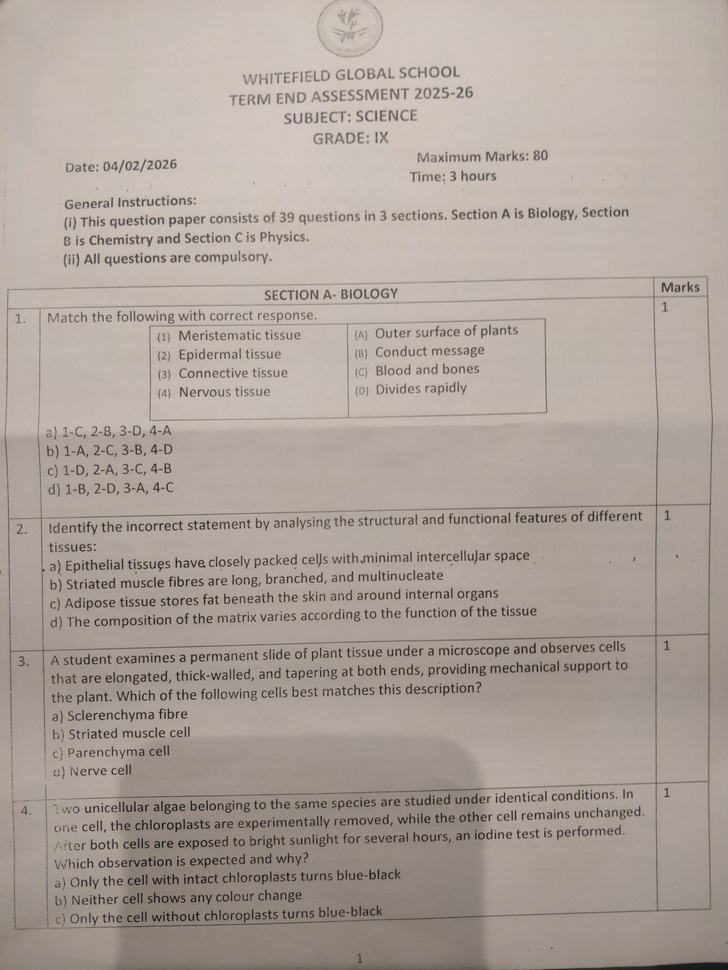
#> input picture data/raw_images/IMG_20260205_175022.jpg, 728 x 970 px, shrunk from 1636 x 2181 before the run, found by its file name; its folder holds only this picture in this run
$ python -i preprocess.py   (imports and definitions only)
#> lines starting #> are read from the running program, lines starting #| are printed output that depends on the picture; after the words box and inside, x2 and y2 are one past the last pixel; in counts of white or black regions, pixels touching at a corner belong together
#Image preprocessing
# 2. Increase contrast
# 3. Remove noise
# 4. Binarize (black & white)


import cv2 as cv
import os


def preprocessImg():
    imgs = os.listdir("data\\raw_images")
    proc_imgs=[]
    for img in imgs:
        path = os.path.join("data\\raw_images", img)        #Joining image path names for OpenCV to receive them properly
        proc_imgs.append(path)

    for proc_img in proc_imgs:
        img = cv.imread(proc_img)
#> img is the input picture: shape (970, 728, 3); mean B, G, R 155.1, 162.2, 172.5
        gray_img = cv.cvtColor(img, cv.COLOR_BGR2GRAY)         #Convert to grayscale
        alpha = 1.5 #increases contrat highly
        beta = 0.25 #increases brightness slightly
        cont_img = cv.convertScaleAbs(gray_img, alpha=alpha, beta=beta)   # contrasted image
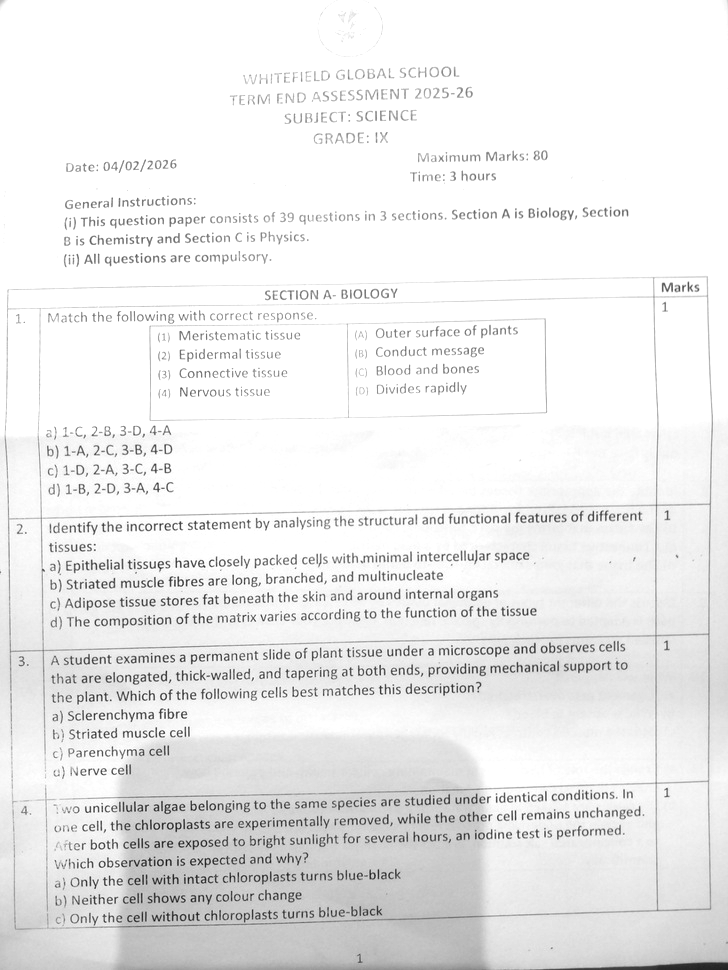
#> cont_img: shape (970, 728); min 8, max 255, mean 235.9
        blur_img = cv.GaussianBlur(cont_img, (5,5), 0)  #to remove noise from image
        binary = cv.adaptiveThreshold(                  #So that text seperates from background, making text black, background white
        blur_img,
        255,
        cv.ADAPTIVE_THRESH_GAUSSIAN_C,
        cv.THRESH_BINARY,
        11,
        2
        )
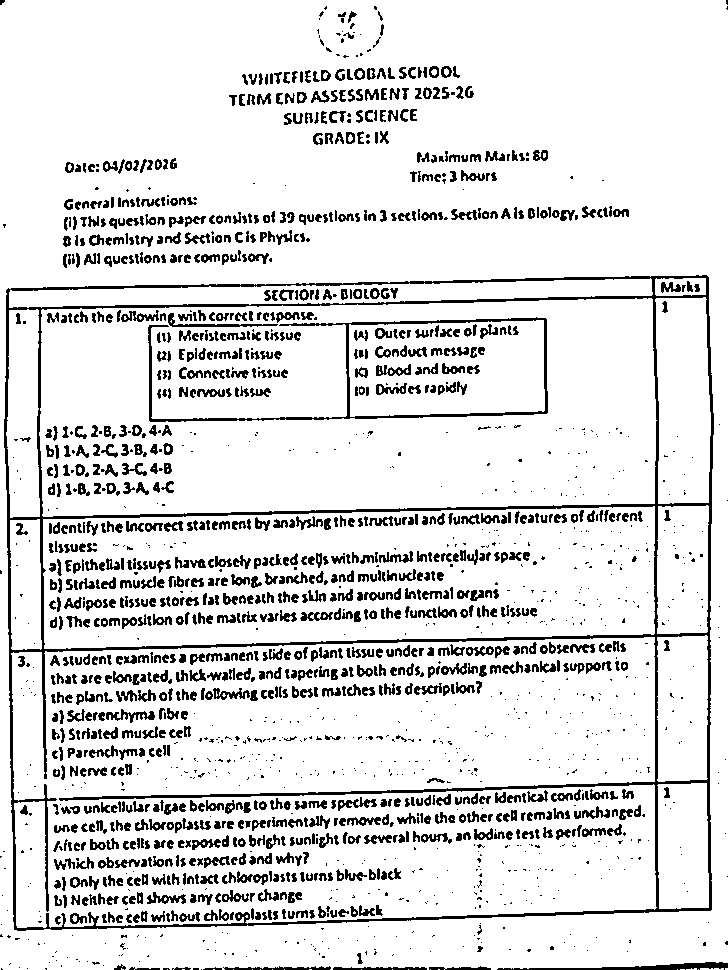
#> binary: shape (970, 728); 87.7% white; 1969 black regions (833 under 20 px), largest, box (x1, y1, x2, y2) and area: (4, 275, 714, 931) 18964, (148, 317, 548, 422) 2587, (497, 962, 728, 970) 788
        filename = os.path.basename(proc_img)
        save_path = os.path.join("data\\processed_images", filename)
        cv.imwrite(save_path,binary)

    return "preprocessing successful", f"Images processed: {proc_imgs}",f"Saved: {save_path}"

>>> result = preprocessImg()

$ run again, on data/raw_images/IMG_20260205_175124.jpg
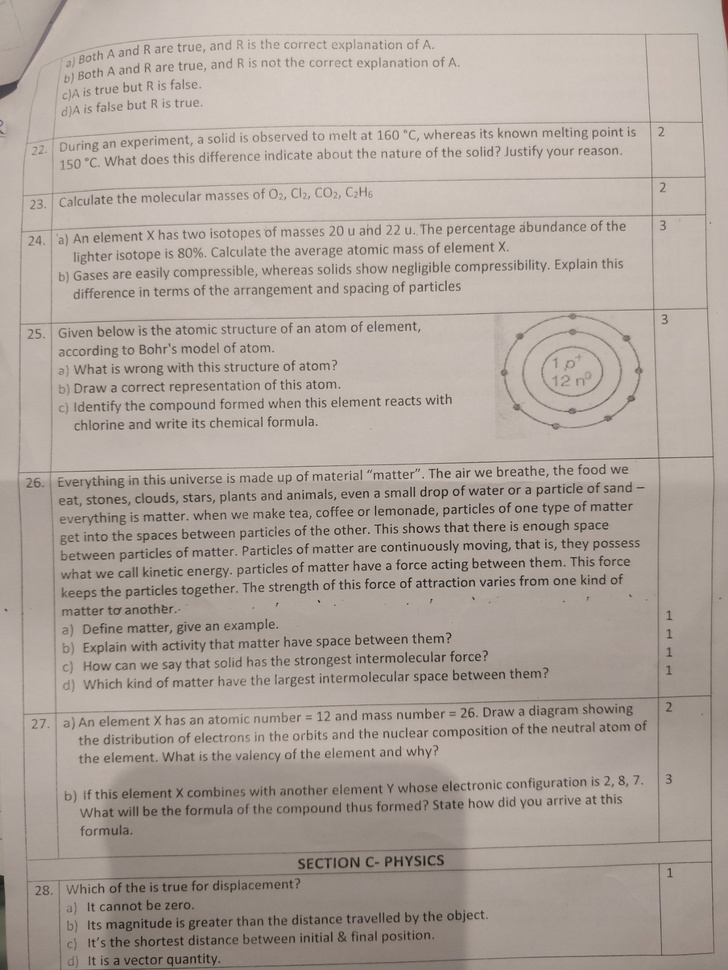
#> input picture data/raw_images/IMG_20260205_175124.jpg, 728 x 970 px, shrunk from 1552 x 2069 before the run, found by its file name
#> in preprocessImg, img is the input picture: shape (970, 728, 3); mean B, G, R 155.8, 164, 174.2
#> in preprocessImg, `cont_img = cv.convertScaleAbs(gray_img, alpha=alpha, beta=beta)`:
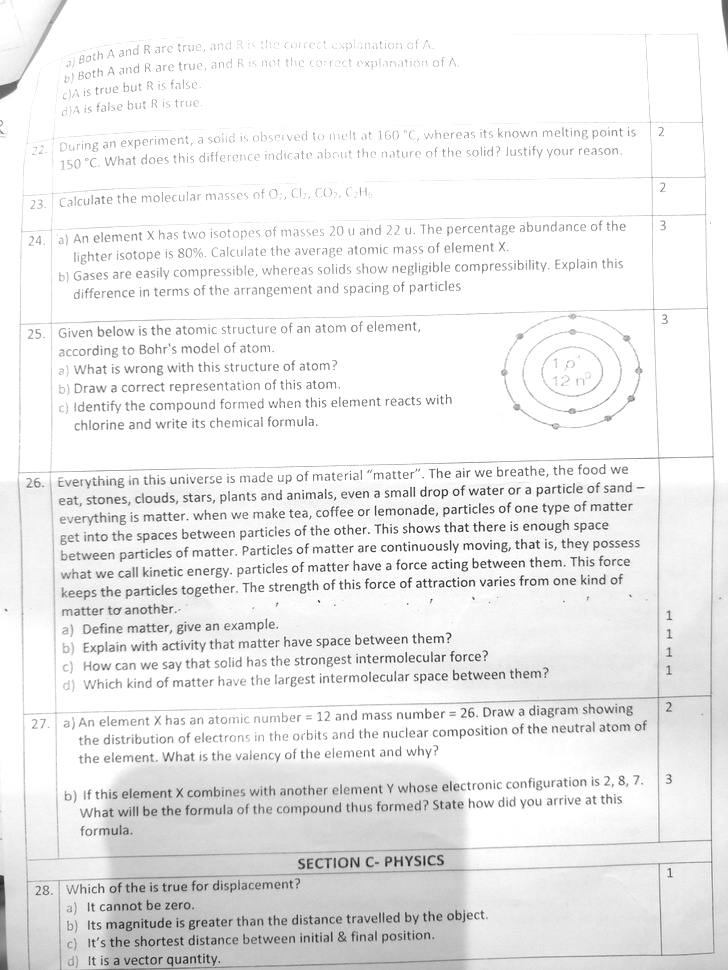
#> cont_img: shape (970, 728); min 21, max 255, mean 236.6
#> in preprocessImg, `binary = cv.adaptiveThreshold(`:
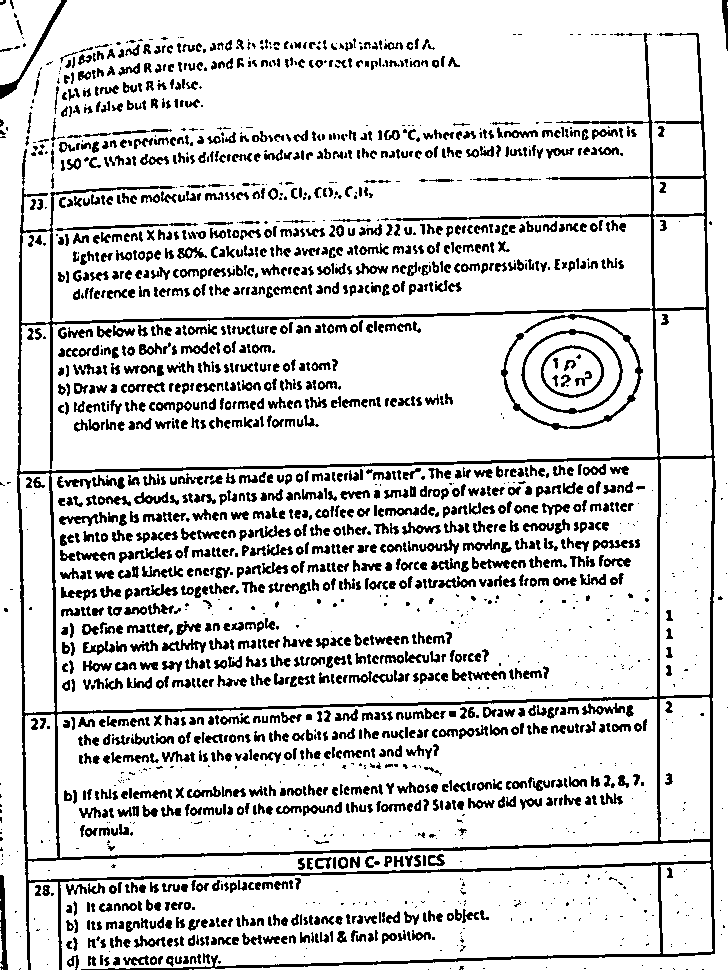
#> binary: shape (970, 728); 84.1% white; 2167 black regions (676 under 20 px), largest, box (x1, y1, x2, y2) and area: (17, 33, 716, 970) 23330, (501, 314, 643, 430) 1249, (521, 329, 623, 414) 837

$ run again, on data/raw_images/IMG_20260205_175140.jpg
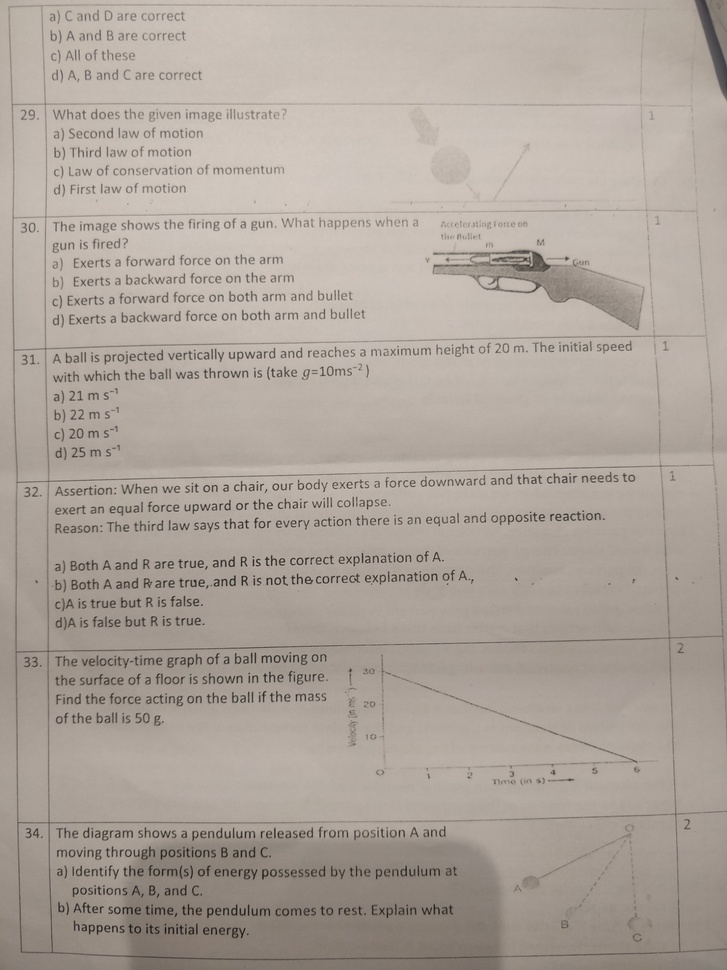
#> input picture data/raw_images/IMG_20260205_175140.jpg, 727 x 970 px, shrunk from 1701 x 2268 before the run, found by its file name
#> in preprocessImg, img is the input picture: shape (970, 727, 3); mean B, G, R 155.1, 164, 173.7
#> in preprocessImg, `cont_img = cv.convertScaleAbs(gray_img, alpha=alpha, beta=beta)`:
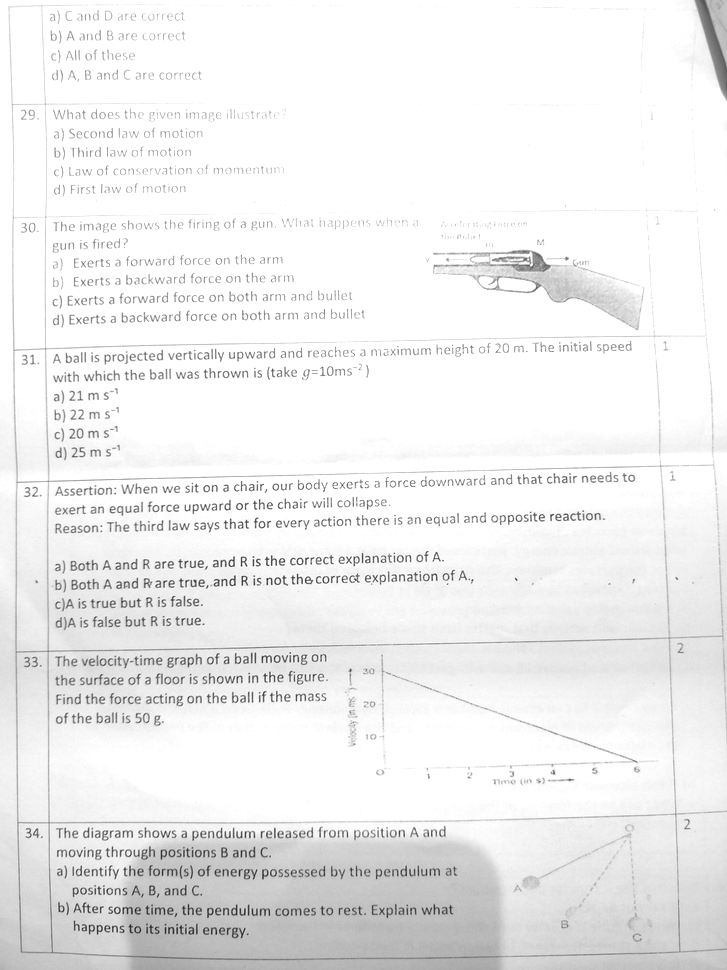
#> cont_img: shape (970, 727); min 30, max 255, mean 238.7
#> in preprocessImg, `binary = cv.adaptiveThreshold(`:
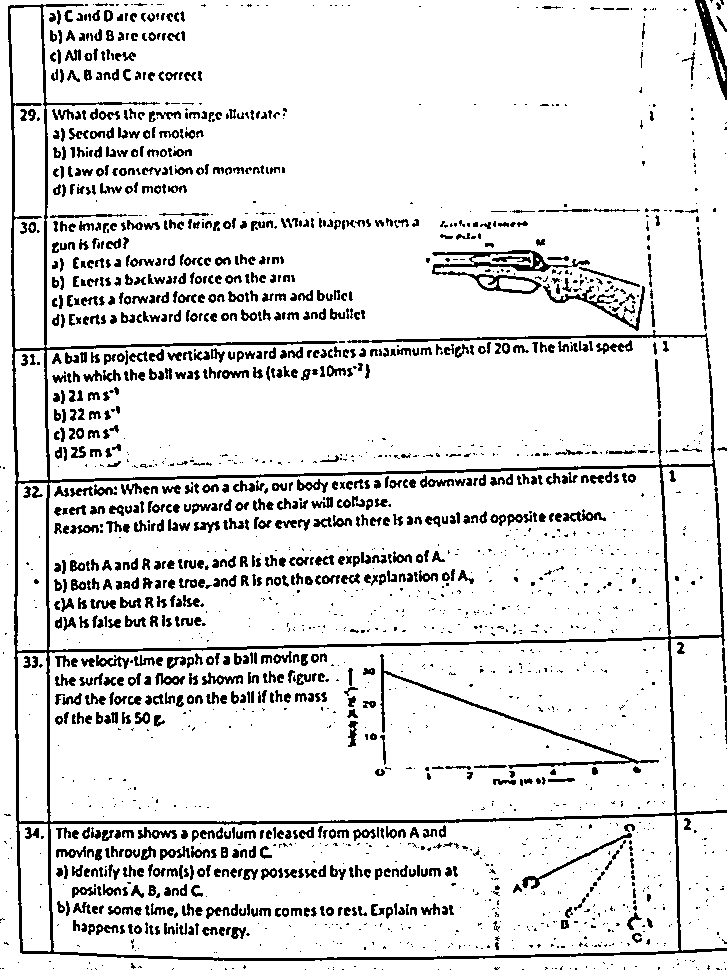
#> binary: shape (970, 727); 88.6% white; 2208 black regions (1222 under 20 px), largest, box (x1, y1, x2, y2) and area: (8, 4, 727, 961) 18362, (432, 250, 590, 294) 1614, (380, 654, 659, 769) 1422

$ run again, on data/raw_images/IMG_20260205_175153.jpg
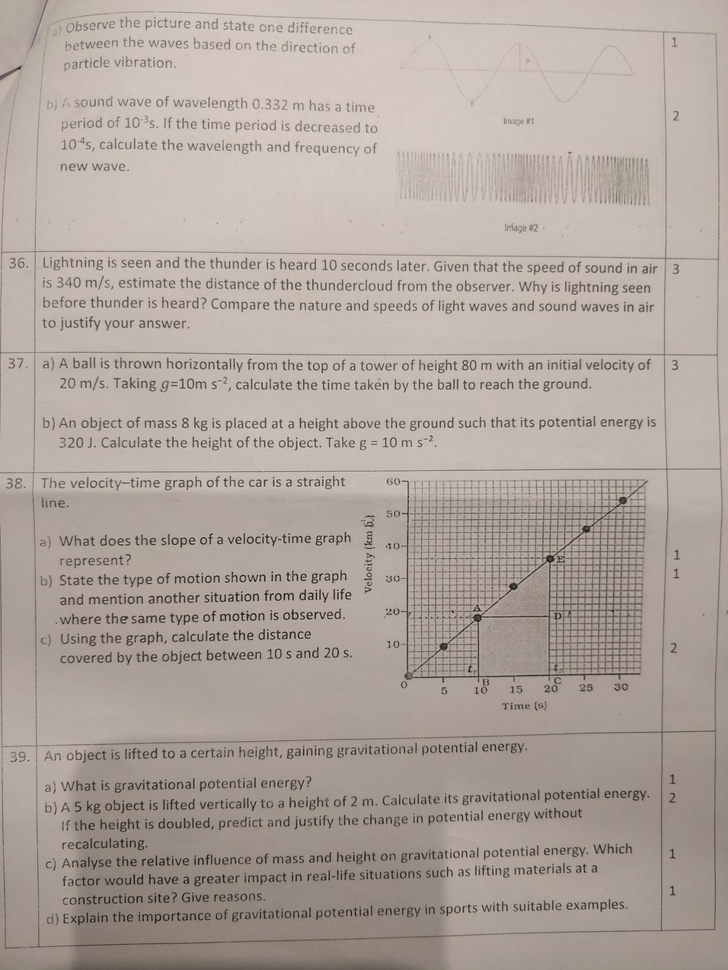
#> input picture data/raw_images/IMG_20260205_175153.jpg, 728 x 970 px, shrunk from 1500 x 1999 before the run, found by its file name
#> in preprocessImg, img is the input picture: shape (970, 728, 3); mean B, G, R 156.3, 164.8, 175.5
#> in preprocessImg, `cont_img = cv.convertScaleAbs(gray_img, alpha=alpha, beta=beta)`:
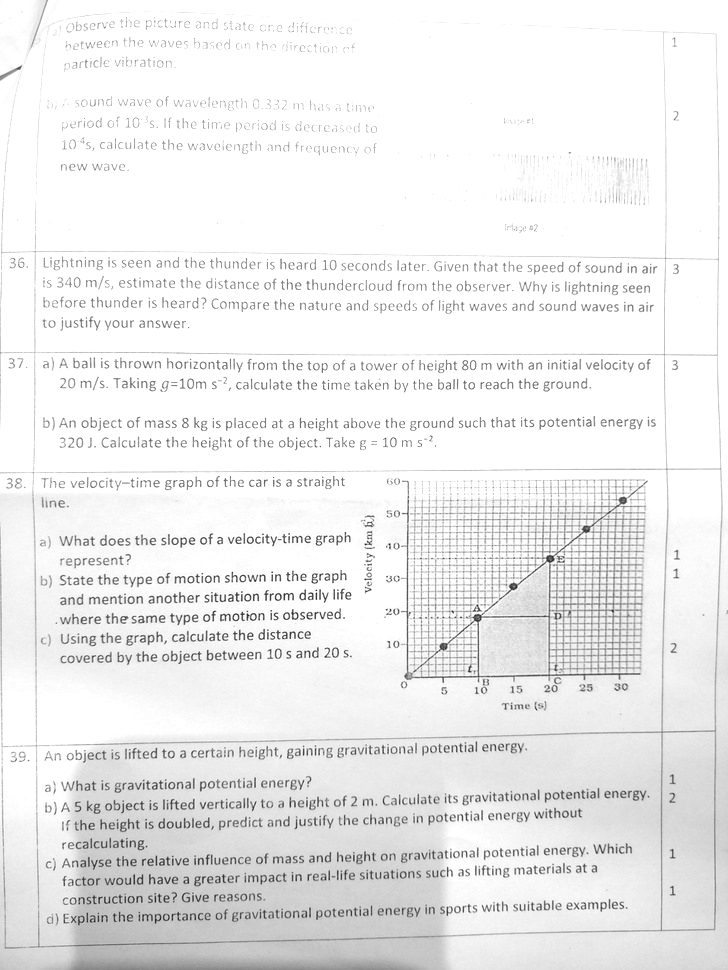
#> cont_img: shape (970, 728); min 27, max 255, mean 237
#> in preprocessImg, `binary = cv.adaptiveThreshold(`:
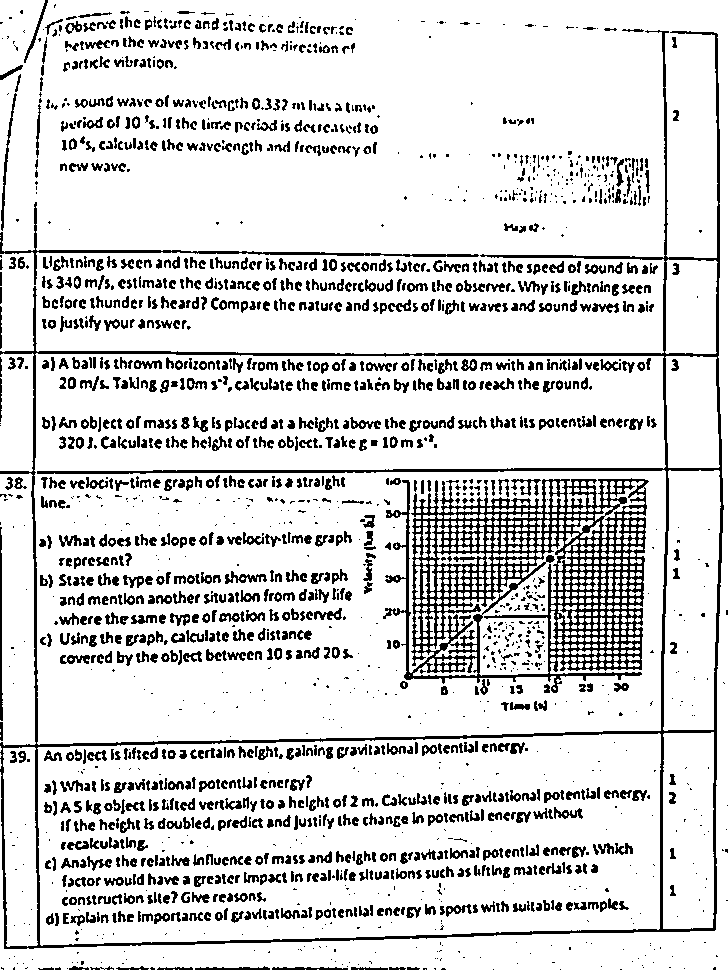
#> binary: shape (970, 728); 84.6% white; black in thin lines or dots
